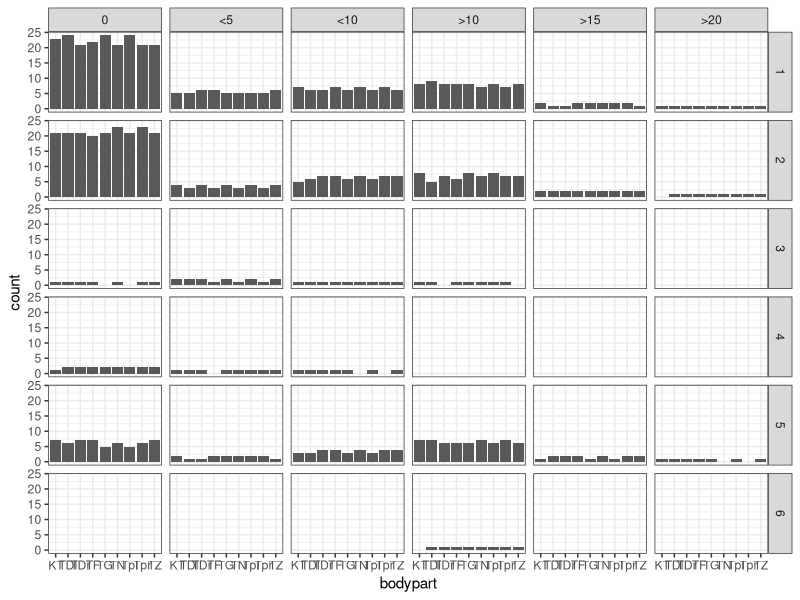
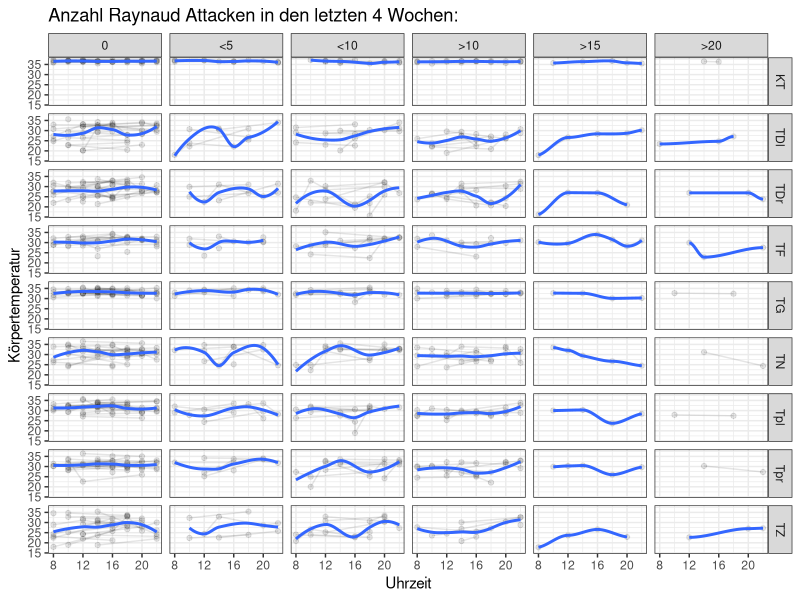
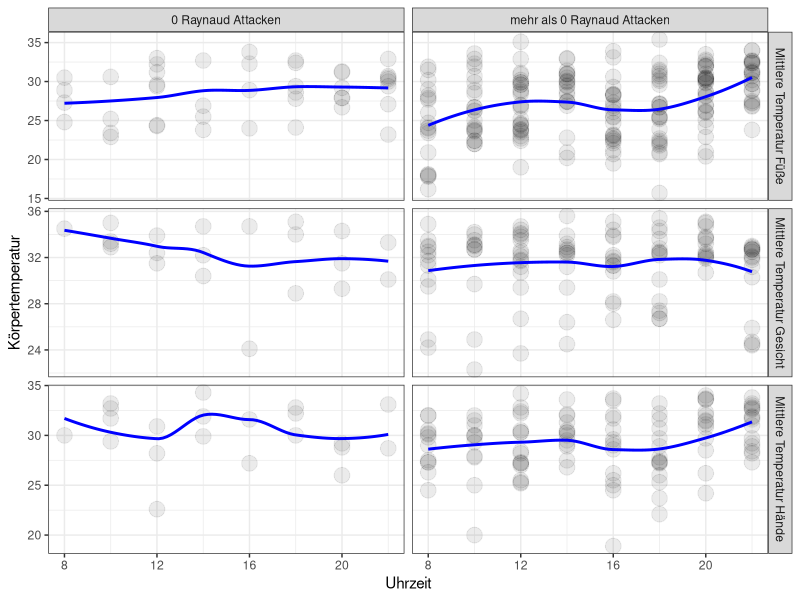

Reproduce these figures in R, in order.
## ---- chunk 1
knitr::opts_chunk$set(echo = TRUE)
library(tidyverse)
library(ggplot2)
## ---- chunk 2
#########Style-Guide##########
#'Verwende für den Einzug in der Regel zwei Leerzeichen pro Ebene.
#'
#'Setze Leerzeichen um Zuweisungen, Operatoren und nach Kommas, aber nicht vor.
#'
#'Verwende sinnvolle und beschreibende Namen für Variablen, Funktionen und Objekte.
#'
#'Vermeide Einzelbuchstaben oder Abkürzungen in Variablennamen, es sei denn, sie sind allgemein verständlich.
#'
#' CamelCase für Variablen 
#' 
#' Verwende für den Einzug in der Regel tabular pro Ebene.
#' 
#' Verwende den R-Standard # für Einzeilige Kommentare und #' für Dokumentationskommentare.
#' 
#' Begrenze die Zeilenlänge auf etwa 80 bis 100 Zeichen, um den Code lesbar zu halten. Verwende Zeilenumbrüche, um lange Zeilen aufzuteilen.
#' 
#' Verwende library() zum Laden von Paketen am Anfang deines Skripts oder deiner Funktion.
#' 
#' Vermeide das harte Codieren von Zahlen oder Dateipfaden. Verwende stattdessen Variablen oder Konstanten.
## ---- chunk 3
Daten <- read_csv("Daten.csv")
# this code chunk formats all hourly data into long format


Daten_longer <- Daten %>% rename("AT 20" = "A 20","AT 22" = "A 22") %>% rename("Notizen" = ...163)%>% 
  mutate(across(matches(".*[0-9]+.*"), as.numeric)) %>% # all columns to numeric
  mutate(across(matches(".*[0-9]+.*"), function(x) {ifelse(x < -50, NA, x)})) %>% # all negative values to NA
  pivot_longer(
    cols = matches(".*[0-9]+.*"), # columns to pivot
    names_to = c("bodypart", "hour"), # new column names, ATTENTION: bodypart contains things like clothing etc.
    names_pattern = "(.*\\D)(\\d{1,2})$", # pattern to separate the original column names
    values_to = "temperatur" # new column name for the values
  ) %>% mutate(hour = as.numeric(hour)) %>%
  mutate(bodypart = gsub(" ","",bodypart)) # remove spaces in bodypart
  
all_bodyparts <- c("TDl", "TDr", "KT", "Tpl", "Tpr", "TF", "TG", "TN", "TZ")
Daten_longer_only_bodypart <- Daten_longer %>% filter(bodypart == all_bodyparts) # only bodypart
## ---- chunk 4
library(patchwork)
Daten_longer_only_bodypart$`Anzahl Raynaud Attacken` <- factor(Daten_longer_only_bodypart$`Anzahl Raynaud Attacken`,levels = c(0,"<5","<10",">10",">15",">20")) 
Daten_longer_only_bodypart <- Daten_longer_only_bodypart %>% drop_na(contains("Anzahl Raynaud"))

all_bodyparts_by_attacks <- Daten_longer_only_bodypart %>% filter(Sklerodermie == 0,Raynaud == 0,bodypart != "KT")


all_bodyparts_by_attacks <-
  mutate(
    all_bodyparts_by_attacks,
    bodypart = ifelse(
      bodypart == "TN" | bodypart == "TG",
      "Mittlere Temperatur Gesicht",
      bodypart
    ))
all_bodyparts_by_attacks <-
  mutate(
    all_bodyparts_by_attacks,
    bodypart = ifelse(
      bodypart == "Tpl" | bodypart == "Tpr",
      "Mittlere Temperatur Hände",
      bodypart
    ))
all_bodyparts_by_attacks <-
  mutate(
    all_bodyparts_by_attacks,
    bodypart = ifelse(
      bodypart == "TZ" | bodypart == "TF" | bodypart == "TDl" | bodypart == "TDr",
      "Mittlere Temperatur Füße",
      bodypart
    ))
all_bodyparts_by_attacks <-
  mutate(
    all_bodyparts_by_attacks,
    `Anzahl Raynaud Attacken` = ifelse(
      `Anzahl Raynaud Attacken` == "0",
      "0 Raynaud Attacken",
      "mehr als 0 Raynaud Attacken"
    ))

all_bodyparts_by_attacks$`Anzahl Raynaud Attacken` <-
  factor(all_bodyparts_by_attacks$`Anzahl Raynaud Attacken`,
         levels = c("0 Raynaud Attacken", "mehr als 0 Raynaud Attacken"))

all_bodyparts_by_attacks_pl <- all_bodyparts_by_attacks %>%
  ggplot(aes(x = hour, y = temperatur)) +
  geom_point(alpha = 0.08,size = 5) +
  #geom_line(aes(group = Patientennummer),alpha = 0.1) +
  #facet_wrap(~ bodypart) +
  facet_grid(rows = vars(bodypart), cols = vars(all_bodyparts_by_attacks$"Anzahl Raynaud Attacken"),scales = "free") +
  #facet_wrap(~Daten_longer_only_bodypart$"Anzahl Raynaud Attacken") +
  theme_bw() +
  labs(x = "Uhrzeit", y = "Körpertemperatur") +
  #stat_summary(fun = mean, geom = "point", shape = 1, size = 3, color = "red") +
  geom_smooth(method = "loess",se = FALSE,color = "blue",size = 1) 
  
obs_attacks_bodypart <- Daten_longer_only_bodypart %>%
  ggplot(aes(x = bodypart)) +
  geom_bar()+
  facet_grid(rows = vars(Tag), cols = vars(Daten_longer_only_bodypart$"Anzahl Raynaud Attacken")) +
  theme_bw()
obs_attacks_bodypart

all_bodyparts_plot <- Daten_longer_only_bodypart %>%
  #filter(Sklerodermie == 0) %>%
  ggplot(aes(x = hour, y = temperatur)) +
  geom_line(aes(group = Patientennummer),alpha = 0.1) +
  geom_point(alpha = 0.1) +
  facet_grid(rows = vars(bodypart), cols = vars(Daten_longer_only_bodypart$"Anzahl Raynaud Attacken")) +
  theme_bw() +
  labs(x = "Uhrzeit", y = "Körpertemperatur") +
  #stat_summary(fun = mean, geom = "point", shape = 1, size = 3, color = "red") +
  geom_smooth(method = "loess",se = FALSE) + 
  ggtitle("Anzahl Raynaud Attacken in den letzten 4 Wochen:")


  
ggsave("all_bodyparts_plot.pdf", all_bodyparts_plot, width = 20, height = 20, units = "cm")
ggsave("all_bodyparts_by_attacks_pl.pdf", all_bodyparts_by_attacks_pl, width = 20, height = 20, units = "cm")
